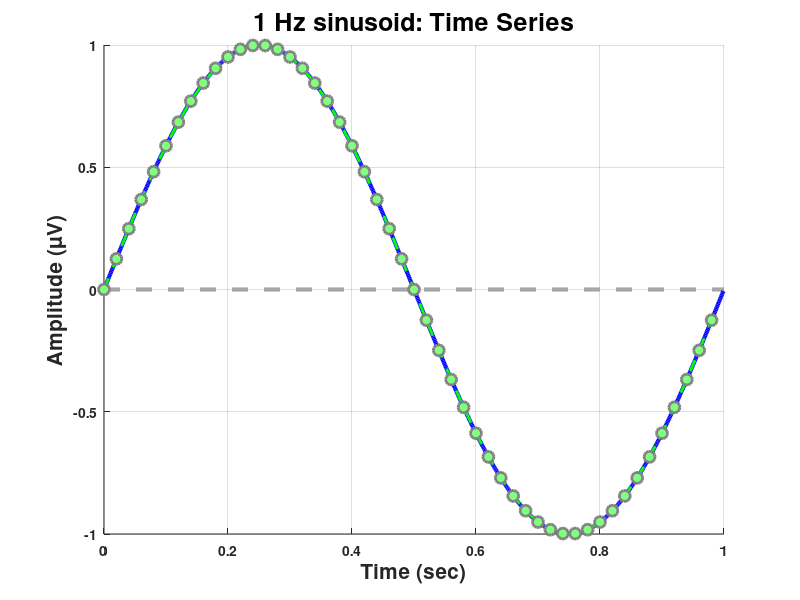
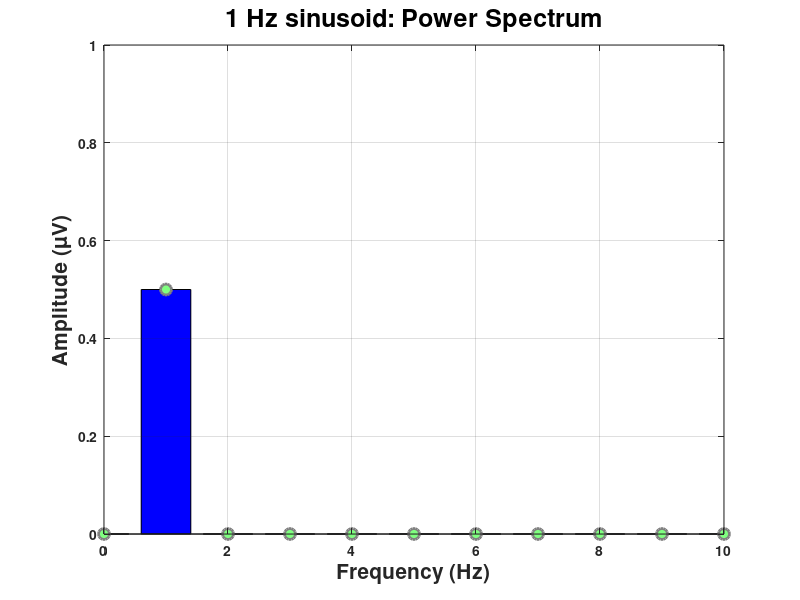

MATLAB code to generate these figures, in order: (Note: this script raises an error after producing the figures.)
%  
%  
% [varargout] = FFTex_alias(f,sr,maxf,varargin) 
%  
%  
% DESCRIPTION 
% ------------------------------------------------------------------------| 
%  
%  
% INPUTS 
% ------------------------------------------------------------------------| 
% f: frequency of sine wave
% sr: sampling rate
%  
% OUTPUTS 
% ------------------------------------------------------------------------| 
%  
%  
% NOTES 
% ------------------------------------------------------------------------| 
%  
%  
% Written 03/07/2013 
% By Sam Thorpe 


function [varargout] = FFTex_alias(f,sr,theta,maxf,varargin) 


if ~nargin  || isempty(f),  f  = 1;  end;
if nargin<2 || isempty(sr), sr = 50; end;
if nargin<3 || isempty(theta), theta = 0; end;
if nargin<4 || isempty(maxf), maxf = 10; end;
sintag = 1;
costag = 0;
if any(strcmpi(varargin,'cos'))
    sintag = 0;
    costag = 1;
end;


fs = 1000;
N = 1;
t = 0:1/fs:N-1/fs;
freqs = 0:1/N:fs-1/N;
tsr = 0:1/sr:N-1/sr;
df = sr/length(tsr);
srfreqs = 0:df:sr-df;
if sintag
    y = sin(2*pi*f*t + theta);
    ysr = sin(2*pi*f*tsr + theta);
elseif costag
    y = cos(2*pi*f*t + theta);
    ysr = cos(2*pi*f*tsr + theta);
end
yF = fft(y)/length(y);
yFsr = fft(ysr)/length(ysr);
yS = abs(yF);
ySsr = abs(yFsr);
ylabstr = 'Amplitude (\muV)';
yT = angle(yF);
yTsr = angle(yFsr);


% % PARSE VARARGOUT
if nargout 
    ts = structure(sr,tsr,ysr);
    varargout{1} = ts;     
end;
if nargout>1  
    fs = structure(df,srfreqs,yFsr);
    varargout{2} = fs;     
end;


%                                 PLOTS 
% % ----------------------------------------------------------------------| 
%  


% % SOME PLOT PARAMETERS
lw = 3;
stxt = 15;
ltxt = 18;


% % PLOT TIME SERIES
hF1 = figure('position',[1725 511 560 420]);
line([0 N],[0 0],'linewidth',lw,'linestyle','--','color',[0.65 0.65 0.65]);
hold on;
plot(t,y,'linewidth',lw,'color',[0 0 1]);
xlabel('Time (sec)','fontweight','bold','fontsize',stxt);
ylabel('Amplitude (\muV)','fontweight','bold','fontsize',stxt);
title([num2str(f),' Hz sinusoid: Time Series'],'fontweight','bold','fontsize',ltxt);
grid('on');
set(gca,'fontweight','bold');
set(gca,'xlim',[0 1],'fontweight','bold');
set(gca,'ylim',[-1 1],'fontweight','bold');


% % PLOT SPECTRUM
hF2 = figure('position',[1725 7 560 420]);
bar(freqs,yS,'facecolor','b'); hold on;
xlabel('Frequency (Hz)','fontweight','bold','fontsize',stxt);
ylabel(ylabstr,'fontweight','bold','fontsize',stxt);
title([num2str(f),' Hz sinusoid: Power Spectrum'],'fontweight','bold','fontsize',ltxt);
grid('on');
set(gca,'xlim',[0 maxf],'fontweight','bold');
set(gca,'ylim',[0 1],'fontweight','bold');


% % APPEND DOWNSAMPLED PLOTS
if any(strcmpi(varargin,'pause')), pause; end;
figure(hF1);
hp = plot(tsr,ysr,'--go','linewidth',2); 
set(hp,'markersize',8,'markerfacecolor',[0.5 1 0.5],'markeredgecolor',[0.5 0.5 0.5]);
figure(hF2);
hp = plot(srfreqs,ySsr,'go','linewidth',2);
set(hp,'markersize',8,'markerfacecolor',[0.5 1 0.5],'markeredgecolor',[0.5 0.5 0.5]);


% % signal/phase plot
bi = find(srfreqs<=maxf);
clr = repmat([0 1 0],length(bi),1);
genrosex(srfreqs(bi),yTsr(bi),ySsr(bi),'colors',clr,'unit',' Hz','yt',0.045,'radians');
axes('position',[0.15 0.9 0.7 0.1]);
line([0 1],[0 0],'linewidth',2.5,'color',[0 0 0]);hold on;
fnt = [num2str(f),' Hz sinusoid: Phase Angles'];
text(0.2,0.25,fnt,'fontsize',14,'fontweight','bold');
axis('off');


%                              SUBFUNCTIONS 
% % ----------------------------------------------------------------------| 
%  


%                                END ALL 
% % ----------------------------------------------------------------------| 
%  


